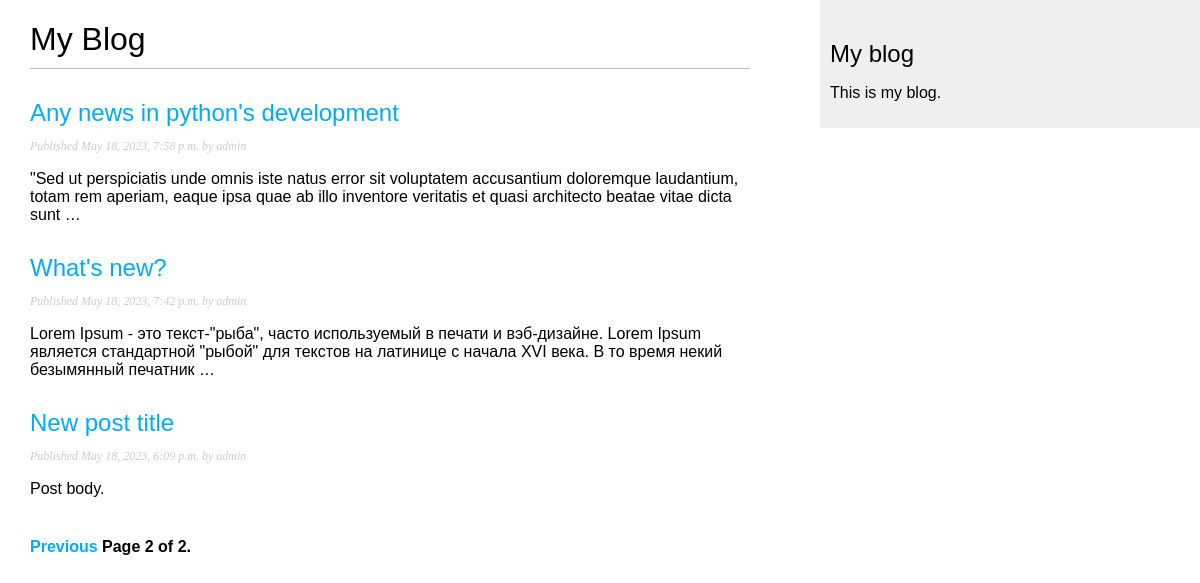
Screenshot of /blog/?page=2 with the database file from the repository.
### blog/models.py (models this page shows, shortened)
class Post(models.Model):
    class Status(models.TextChoices):
        DRAFT = 'DF', 'Draft'
        PUBLISHED = 'PB', 'Published'
    title = models.CharField(max_length=250)
    slug = models.SlugField(
        max_length=250, unique_for_date='publish'
    )  # уникальное значение поля slug для определенной даты
    body = models.TextField()
    publish = models.DateTimeField(default=timezone.now)
    created = models.DateTimeField(auto_now_add=True)
    updated = models.DateTimeField(auto_now=True)
    status = models.CharField(max_length=2,
                              choices=Status.choices,
                              default=Status.DRAFT)
    author = models.ForeignKey(User,
                               on_delete=models.CASCADE,
                               related_name='blog_posts')
    objects = models.Manager()
    published = PublishedManager()
    class Meta:
        ordering = ['-publish']
        indexes = [
            models.Index(fields=['-publish']),
        ]
    def get_absolute_url(self):
        return reverse('blog:post_details',
                       args=[
                           self.publish.year, self.publish.month,
                           self.publish.day, self.slug
                       ])

### blog/views.py (the view)
# urls.py: path('', views.PostListView.as_view(), name='post_list'),
class PostListView(ListView):
    queryset = Post.published.all()
    context_object_name = 'posts'
    paginate_by = 3
    template_name = 'blog/post/list.html'

### blog/templates/blog/post/list.html (shortened to what this page needs)
{% extends 'blog/base.html' %}
{% block content %}
  <h1>My Blog</h1>
  {% for post in posts %}
    <h2><a href="{{ post.get_absolute_url }}">{{ post.title }}</a></h2>
    <p class="date">Published {{ post.publish }} by {{ post.author }}</p>
    {{ post.body|truncatewords:30|linebreaks }}
  {% endfor %}
  {% include "pagination.html" with page=page_obj %}
{% endblock %}

### blog/static/css/blog.css (style rules this page uses)
body { margin:0; padding:0; font-family:helvetica, sans-serif; }
a { color:#00abff; text-decoration:none; }
h1 { font-weight:normal; border-bottom:1px solid #bbb; padding:0 0 10px 0; }
h2 { font-weight:normal; margin:30px 0 0; }
p.date { color:#ccc; font-family: georgia, serif; font-size: 12px; font-style: italic; }

### rows the page displays
Post: title "Any news in python's development", publish "May 18, 2023, 7:58 p.m.", author "admin", body "\"Sed ut perspiciatis unde omnis iste natus error sit voluptatem accusantium doloremque laudantium, totam rem aperiam, eaque ipsa quae ab illo inventore veritatis et quasi architecto beatae vitae dicta sunt …"
Post: title "What's new?", publish "May 18, 2023, 7:42 p.m.", author "admin", body "Lorem Ipsum - это текст-\"рыба\", часто используемый в печати и вэб-дизайне. Lorem Ipsum является стандартной \"рыбой\" для текстов на латинице с начала XVI века. В то время некий безымянный печатник …"
Post: title "New post title", publish "May 18, 2023, 6:09 p.m.", author "admin", body "Post body."

### other values shown
{{ page.number }} "2"
{{ page.paginator.num_pages }} "2"
